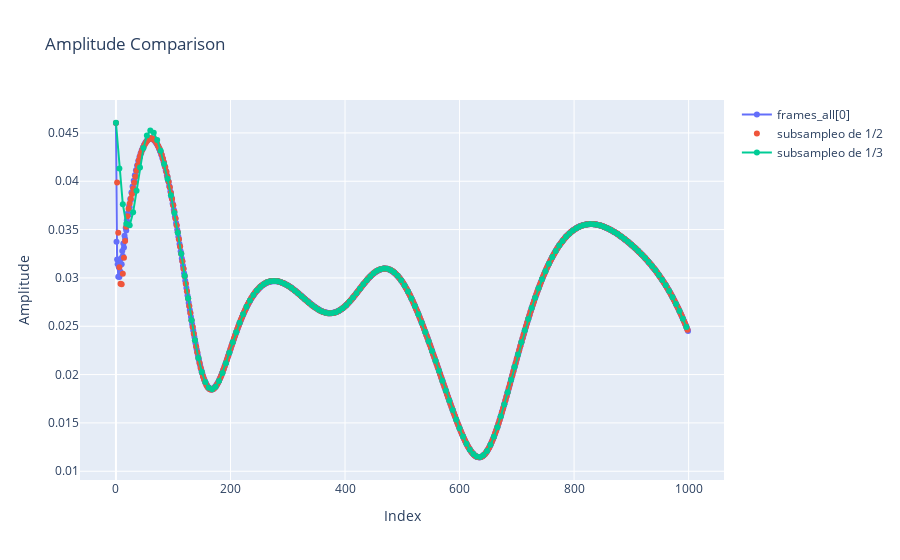

Write notebook code for a chart like this one.
### Code cell
fig = go.Figure()

# Add trace for frames_all[0]
fig.add_trace(go.Scatter(x=frames_all[0].index[:1000], y=frames_all[0]['Amplitude'][:1000],
                         mode='lines+markers', name='frames_all[0]'))

# Add trace for filtered_df
fig.add_trace(go.Scatter(x=filtered2_df.index[:500], y=filtered2_df['Amplitude'][:500],
                         mode='markers', name='subsampleo de 1/2'))

# Add trace for filtered_df
fig.add_trace(go.Scatter(x=filtered3_df.index[:167], y=filtered3_df['Amplitude'][:167],
                         mode='lines+markers', name='subsampleo de 1/3'))

# Update layout
fig.update_layout(title='Amplitude Comparison',
                  xaxis_title='Index',
                  yaxis_title='Amplitude')

# Show the figure
fig.show()

### Figure 1 — Plotly figure (JSON) as saved in the notebook; plotly's stock layout.template omitted (floating-point values rounded to 4 significant figures; data arrays with more than 128 entries replaced by an {"elided": "..."} marker saying what was removed)
{"data": [{"mode": "lines+markers", "name": "frames_all[0]", "type": "scatter", "x": {"elided": "1000 int values"}, "y": {"elided": "1000 float values"}}, {"mode": "markers", "name": "subsampleo de 1/2", "type": "scatter", "x": {"elided": "500 int values"}, "y": {"elided": "500 float values"}}, {"mode": "lines+markers", "name": "subsampleo de 1/3", "type": "scatter", "x": {"elided": "167 int values"}, "y": {"elided": "167 float values"}}], "layout": {"title": {"text": "Amplitude Comparison"}, "xaxis": {"title": {"text": "Index"}}, "yaxis": {"title": {"text": "Amplitude"}}}}
